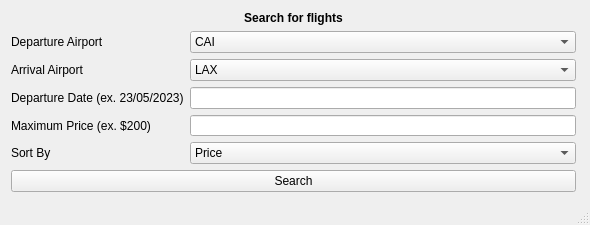
<?xml version="1.0" encoding="UTF-8"?>
<ui version="4.0">
 <class>SearchWindow</class>
 <widget class="QMainWindow" name="SearchWindow">
  <property name="geometry">
   <rect>
    <x>0</x>
    <y>0</y>
    <width>590</width>
    <height>225</height>
   </rect>
  </property>
  <property name="minimumSize">
   <size>
    <width>590</width>
    <height>225</height>
   </size>
  </property>
  <property name="maximumSize">
   <size>
    <width>16777215</width>
    <height>16777215</height>
   </size>
  </property>
  <property name="windowTitle">
   <string>Airline System | Search</string>
  </property>
  <widget class="QWidget" name="centralWidget">
   <property name="maximumSize">
    <size>
     <width>587</width>
     <height>208</height>
    </size>
   </property>
   <layout class="QVBoxLayout" name="verticalLayout_2">
    <item>
     <layout class="QVBoxLayout" name="verticalLayout">
      <item>
       <widget class="QLabel" name="label_6">
        <property name="font">
         <font>
          <bold>true</bold>
         </font>
        </property>
        <property name="text">
         <string>Search for flights</string>
        </property>
        <property name="alignment">
         <set>Qt::AlignCenter</set>
        </property>
       </widget>
      </item>
      <item>
       <layout class="QFormLayout" name="formLayout">
        <item row="0" column="0">
         <widget class="QLabel" name="label">
          <property name="text">
           <string>Departure Airport</string>
          </property>
         </widget>
        </item>
        <item row="1" column="0">
         <widget class="QLabel" name="label_2">
          <property name="text">
           <string>Arrival Airport</string>
          </property>
         </widget>
        </item>
        <item row="2" column="0">
         <widget class="QLabel" name="label_3">
          <property name="text">
           <string>Departure Date (ex. 23/05/2023)</string>
          </property>
         </widget>
        </item>
        <item row="2" column="1">
         <widget class="QLineEdit" name="deptDate"/>
        </item>
        <item row="3" column="0">
         <widget class="QLabel" name="label_4">
          <property name="text">
           <string>Maximum Price (ex. $200)</string>
          </property>
         </widget>
        </item>
        <item row="3" column="1">
         <widget class="QLineEdit" name="maxPrice"/>
        </item>
        <item row="4" column="0">
         <widget class="QLabel" name="label_5">
          <property name="text">
           <string>Sort By</string>
          </property>
         </widget>
        </item>
        <item row="4" column="1">
         <widget class="QComboBox" name="sort">
          <item>
           <property name="text">
            <string>Price</string>
           </property>
          </item>
          <item>
           <property name="text">
            <string>Duration</string>
           </property>
          </item>
         </widget>
        </item>
        <item row="0" column="1">
         <widget class="QComboBox" name="deptAirport">
          <item>
           <property name="text">
            <string>CAI</string>
           </property>
          </item>
          <item>
           <property name="text">
            <string>LAX</string>
           </property>
          </item>
          <item>
           <property name="text">
            <string>DXB</string>
           </property>
          </item>
          <item>
           <property name="text">
            <string>RUH</string>
           </property>
          </item>
          <item>
           <property name="text">
            <string>JED</string>
           </property>
          </item>
          <item>
           <property name="text">
            <string>DOH</string>
           </property>
          </item>
          <item>
           <property name="text">
            <string>MAD</string>
           </property>
          </item>
          <item>
           <property name="text">
            <string>BCN</string>
           </property>
          </item>
         </widget>
        </item>
        <item row="1" column="1">
         <widget class="QComboBox" name="arrAirport">
          <item>
           <property name="text">
            <string>LAX</string>
           </property>
          </item>
          <item>
           <property name="text">
            <string>CAI</string>
           </property>
          </item>
          <item>
           <property name="text">
            <string>DXB</string>
           </property>
          </item>
          <item>
           <property name="text">
            <string>RUH</string>
           </property>
          </item>
          <item>
           <property name="text">
            <string>JED</string>
           </property>
          </item>
          <item>
           <property name="text">
            <string>DOH</string>
           </property>
          </item>
          <item>
           <property name="text">
            <string>MAD</string>
           </property>
          </item>
          <item>
           <property name="text">
            <string>BCN</string>
           </property>
          </item>
         </widget>
        </item>
       </layout>
      </item>
      <item>
       <widget class="QPushButton" name="searchBtn">
        <property name="text">
         <string>Search</string>
        </property>
       </widget>
      </item>
     </layout>
    </item>
   </layout>
  </widget>
  <widget class="QStatusBar" name="statusBar"/>
 </widget>
 <layoutdefault spacing="6" margin="11"/>
 <resources>
  <include location="AirlineSystem.qrc"/>
 </resources>
 <connections/>
</ui>
